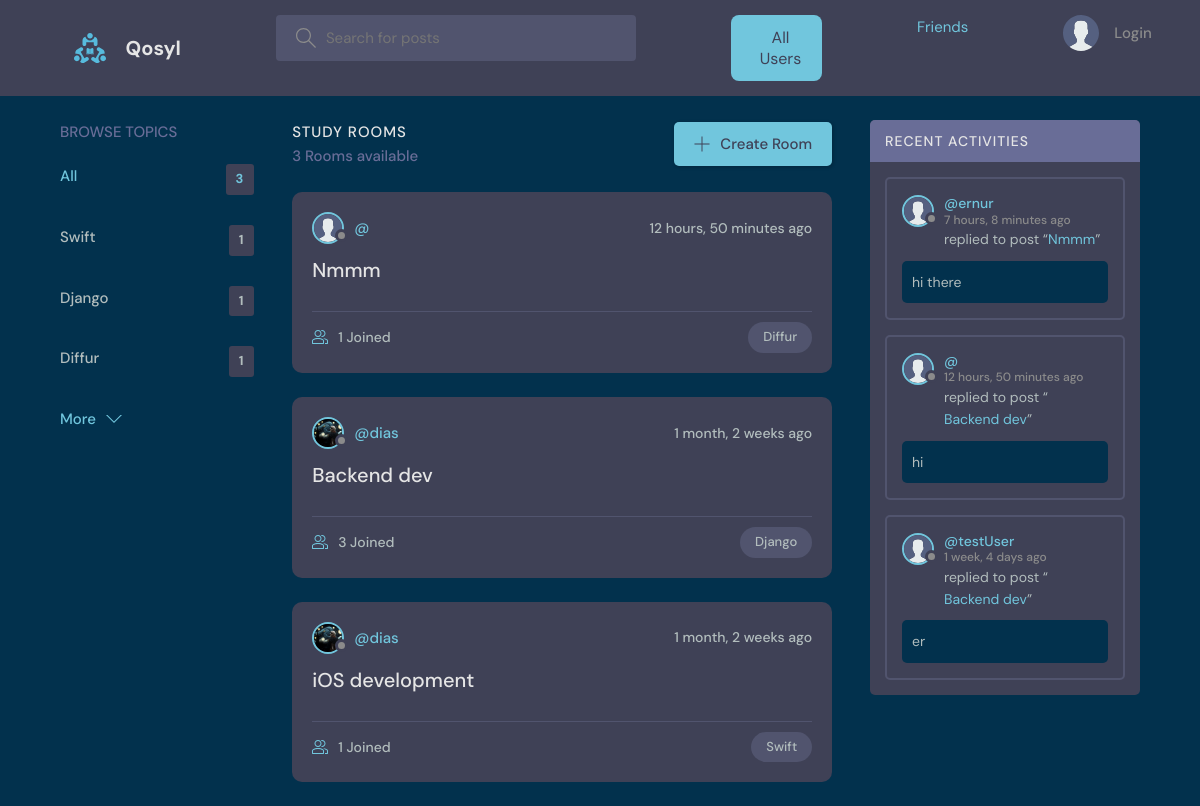
The app's page /, older data.
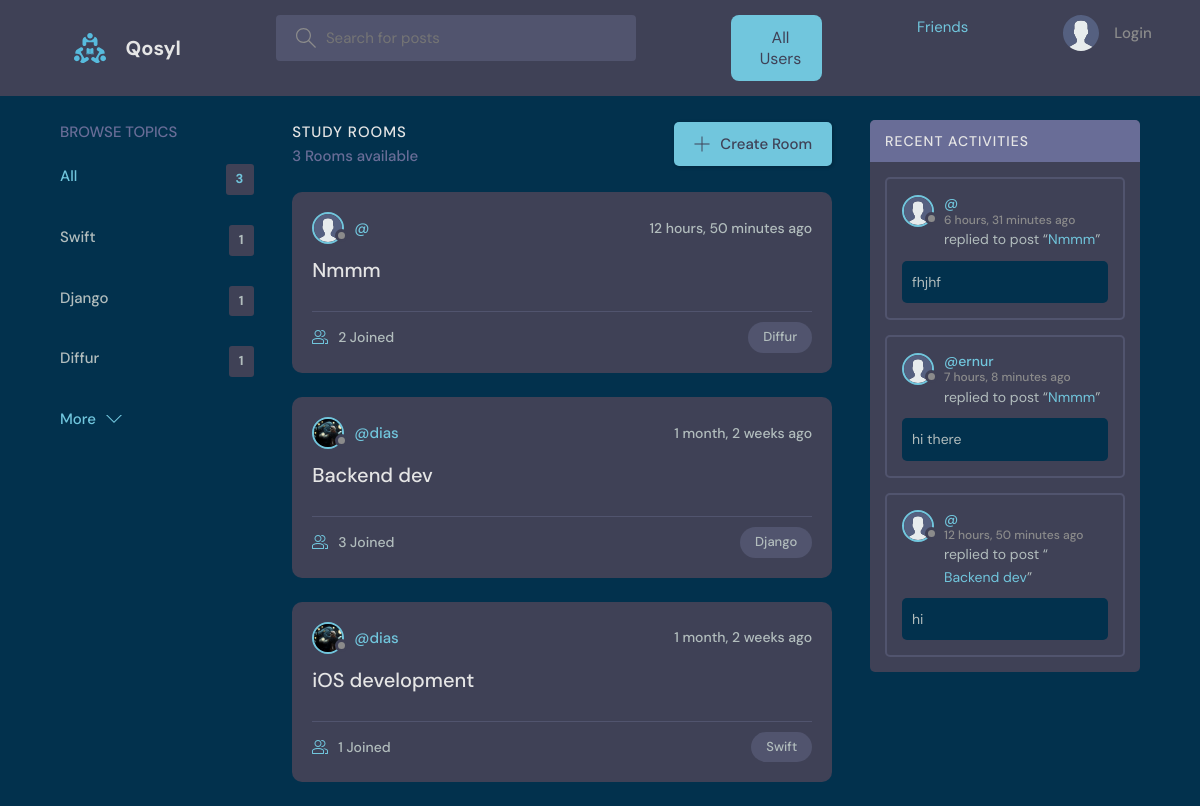
The same page, newer data.
### users/models.py (models this page shows, shortened)
class Topic(models.Model):
    name = models.CharField(max_length=200)

class User(AbstractUser):
    name = models.CharField(max_length=200, null=True)
    email = models.EmailField(unique=True, null=True)
    bio = models.TextField(null=True)
    avatar = models.ImageField(upload_to='avatars/', default='avatar.svg')
    friends = models.ManyToManyField('self', blank=True, symmetrical=True, related_name='user_friends')
    USERNAME_FIELD = 'email'
    REQUIRED_FIELDS = []
    objects = UserManager()

### rooms/models.py (models this page shows)
class Room(models.Model):
    host = models.ForeignKey(settings.AUTH_USER_MODEL, on_delete=models.SET_NULL, null=True)
    topic = models.ForeignKey('users.Topic', on_delete=models.SET_NULL, null=True)
    name = models.CharField(max_length=200)
    description = models.TextField(null=True, blank=True)
    participants = models.ManyToManyField(settings.AUTH_USER_MODEL, related_name='participants', blank=True)
    updated = models.DateTimeField(auto_now=True)
    created = models.DateTimeField(auto_now_add=True)
    class Meta:
        ordering = ['-updated', '-created']
    def __str__(self):
        return self.name

### chat/models.py (models this page shows, shortened)
class Message(models.Model):
    user = models.ForeignKey(settings.AUTH_USER_MODEL, on_delete=models.CASCADE)
    room = models.ForeignKey(Room, on_delete=models.CASCADE)
    body = models.TextField()
    updated = models.DateTimeField(auto_now=True)
    created = models.DateTimeField(auto_now_add=True)
    class Meta:
        ordering = ['-updated', '-created']

### base/views.py (the view)
# urls.py: 2. Add a URL to urlpatterns:  path('', views.home, name='home')
def home(request):
    q = request.GET.get('q') if request.GET.get('q') != None else ''
    rooms = Room.objects.filter(
        Q(topic__name__icontains=q) |
        Q(name__icontains=q) |
        Q(description__icontains=q)
    )
    topics = Topic.objects.all()[0:5]
    room_count = rooms.count()
    room_messages = Message.objects.filter(
        Q(room__topic__name__icontains=q))[0:3]
    context = {'rooms': rooms, 'topics': topics,
               'room_count': room_count, 'room_messages': room_messages}
    return render(request, 'base/home.html', context)

### base/templates/base/home.html (shortened to what this page needs)
{% extends 'main.html' %}
{% block content %}
<main class="layout layout--3">
  <div class="container">
    {% include 'users/topics_component.html' %}
    <div class="roomList">
      <div class="roomList__header">
        <div>
          <h2>Study Rooms</h2>
          <p>{{room_count}} Rooms available</p>
        </div>
        <a class="btn btn--main" href="{% url 'create-room' %}">
          <svg version="1.1" xmlns="http://www.w3.org/2000/svg" width="32" height="32" viewBox="0 0 32 32">
            <title>add</title>
            <path
              d="M16.943 0.943h-1.885v14.115h-14.115v1.885h14.115v14.115h1.885v-14.115h14.115v-1.885h-14.115v-14.115z">
            </path>
          </svg>
          Create Room
        </a>
      </div>
      {% include 'base/feed_component.html' %}
    </div>
    {% include 'chat/activity_component.html' %}
  </div>
</main>
{% endblock %}

### users/templates/users/topics_component.html
<div class="topics">
    <div class="topics__header">
        <h2>Browse Topics</h2>
    </div>
    <ul class="topics__list">
        <li>
            <a href="{% url 'home' %}" class="active">All <span>{{topics.count}}</span></a>
        </li>
        {% for topic in topics %}
        <li>
            <a href="{% url 'home' %}?q={{topic.name}}">{{topic.name}}<span>{{topic.room_set.all.count}}</span></a>
        </li>
        {% endfor %}
    </ul>
    <a class="btn btn--link" href="{% url 'topics' %}">
        More
        <svg version="1.1" xmlns="http://www.w3.org/2000/svg" width="32" height="32" viewBox="0 0 32 32">
            <title>chevron-down</title>
            <path d="M16 21l-13-13h-3l16 16 16-16h-3l-13 13z"></path>
        </svg>
    </a>
</div>

### base/templates/base/feed_component.html (shortened to what this page needs)
{% for room in rooms %}
<div class="roomListRoom">
    <div class="roomListRoom__header">
        <a href="{% url 'user-profile' room.host.id %}" class="roomListRoom__author">
            <div class="avatar avatar--small">
                <img src="{{room.host.avatar.url}}" />
            </div>
            <span>@{{room.host.username}}</span>
        </a>
        <div class="roomListRoom__actions">
            <span>{{room.created|timesince}} ago</span>
        </div>
    </div>
    <div class="roomListRoom__content">
        <a href="{% url 'room' room.id %}">{{room.name}}</a>
    </div>
    <div class="roomListRoom__meta">
        <a href="{% url 'room' room.id %}" class="roomListRoom__joined">
            {{room.participants.all.count}} Joined
        </a>
        <p class="roomListRoom__topic">{{room.topic.name}}</p>
    </div>
</div>
{% endfor %}

### chat/templates/chat/activity_component.html (shortened to what this page needs)
<div class="activities">
    <div class="activities__header">
        <h2>Recent Activities</h2>
    </div>
    {% for message in room_messages %}
    <div class="activities__box">
        <div class="activities__boxHeader roomListRoom__header">
            <a href="{% url 'user-profile' message.user.id %}" class="roomListRoom__author">
                <div class="avatar avatar--small">
                    <img src="{{message.user.avatar.url}}" />
                </div>
                <p>
                    @{{message.user.username}}
                    <span>{{message.created|timesince}} ago</span>
                </p>
            </a>
        </div>
        <div class="activities__boxContent">
            <p>replied to post “<a href="{% url 'room' message.room.id %}">{{message.room}}</a>”</p>
            <div class="activities__boxRoomContent">{{message.body}}</div>
        </div>
    </div>
    {% endfor %}
</div>

Row changes from the older to the newer data that the page shows:
no longer on this page (row unchanged): Message: user.avatar (placeholder picture), user.username "testUser", created "1 week, 4 days", room "Backend dev", body "er"
computed for Room "Nmmm": participants.all.count "1" → "2"
added Message: user.avatar (placeholder picture), created "6 hours, 31 minutes", room "Nmmm", body "fhjhf"
